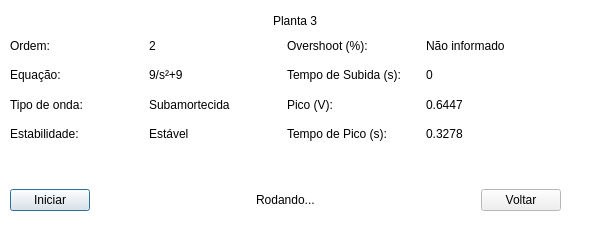
<?xml version="1.0" encoding="UTF-8"?>
<ui version="4.0">
 <class>page3</class>
 <widget class="QDialog" name="page3">
  <property name="geometry">
   <rect>
    <x>0</x>
    <y>0</y>
    <width>590</width>
    <height>247</height>
   </rect>
  </property>
  <property name="palette">
   <palette>
    <active>
     <colorrole role="Base">
      <brush brushstyle="SolidPattern">
       <color alpha="255">
        <red>255</red>
        <green>255</green>
        <blue>255</blue>
       </color>
      </brush>
     </colorrole>
     <colorrole role="Window">
      <brush brushstyle="SolidPattern">
       <color alpha="255">
        <red>255</red>
        <green>255</green>
        <blue>255</blue>
       </color>
      </brush>
     </colorrole>
    </active>
    <inactive>
     <colorrole role="Base">
      <brush brushstyle="SolidPattern">
       <color alpha="255">
        <red>255</red>
        <green>255</green>
        <blue>255</blue>
       </color>
      </brush>
     </colorrole>
     <colorrole role="Window">
      <brush brushstyle="SolidPattern">
       <color alpha="255">
        <red>255</red>
        <green>255</green>
        <blue>255</blue>
       </color>
      </brush>
     </colorrole>
    </inactive>
    <disabled>
     <colorrole role="Base">
      <brush brushstyle="SolidPattern">
       <color alpha="255">
        <red>255</red>
        <green>255</green>
        <blue>255</blue>
       </color>
      </brush>
     </colorrole>
     <colorrole role="Window">
      <brush brushstyle="SolidPattern">
       <color alpha="255">
        <red>255</red>
        <green>255</green>
        <blue>255</blue>
       </color>
      </brush>
     </colorrole>
    </disabled>
   </palette>
  </property>
  <property name="windowTitle">
   <string>Dialog</string>
  </property>
  <widget class="QWidget" name="gridLayoutWidget">
   <property name="geometry">
    <rect>
     <x>10</x>
     <y>34</y>
     <width>548</width>
     <height>111</height>
    </rect>
   </property>
   <layout class="QGridLayout" name="gridLayout">
    <item row="0" column="1">
     <layout class="QVBoxLayout" name="verticalLayout_2">
      <item>
       <widget class="QLabel" name="label_16">
        <property name="text">
         <string>2</string>
        </property>
       </widget>
      </item>
      <item>
       <widget class="QLabel" name="label_18">
        <property name="text">
         <string>9/s²+9</string>
        </property>
       </widget>
      </item>
      <item>
       <widget class="QLabel" name="label_17">
        <property name="text">
         <string>Subamortecida</string>
        </property>
       </widget>
      </item>
      <item>
       <widget class="QLabel" name="label_19">
        <property name="text">
         <string>Estável</string>
        </property>
       </widget>
      </item>
     </layout>
    </item>
    <item row="0" column="0">
     <layout class="QVBoxLayout" name="verticalLayout">
      <item>
       <widget class="QLabel" name="label_12">
        <property name="styleSheet">
         <string notr="true">font: 75 bold &quot;MS Shell Dlg 2&quot;;</string>
        </property>
        <property name="text">
         <string>Ordem: </string>
        </property>
       </widget>
      </item>
      <item>
       <widget class="QLabel" name="label_14">
        <property name="styleSheet">
         <string notr="true">font: 75 bold &quot;MS Shell Dlg 2&quot;;</string>
        </property>
        <property name="text">
         <string>Equação: </string>
        </property>
       </widget>
      </item>
      <item>
       <widget class="QLabel" name="label_13">
        <property name="styleSheet">
         <string notr="true">font: 75 bold &quot;MS Shell Dlg 2&quot;;</string>
        </property>
        <property name="text">
         <string>Tipo de onda: </string>
        </property>
       </widget>
      </item>
      <item>
       <widget class="QLabel" name="label_15">
        <property name="styleSheet">
         <string notr="true">font: 75 bold &quot;MS Shell Dlg 2&quot;;</string>
        </property>
        <property name="text">
         <string>Estabilidade:</string>
        </property>
       </widget>
      </item>
     </layout>
    </item>
    <item row="0" column="2">
     <layout class="QVBoxLayout" name="verticalLayout_3">
      <item>
       <widget class="QLabel" name="label_21">
        <property name="styleSheet">
         <string notr="true">font: 75 bold &quot;MS Shell Dlg 2&quot;;</string>
        </property>
        <property name="text">
         <string>Overshoot (%):</string>
        </property>
       </widget>
      </item>
      <item>
       <widget class="QLabel" name="label_22">
        <property name="styleSheet">
         <string notr="true">font: 75 bold &quot;MS Shell Dlg 2&quot;;</string>
        </property>
        <property name="text">
         <string>Tempo de Subida (s):</string>
        </property>
       </widget>
      </item>
      <item>
       <widget class="QLabel" name="label_23">
        <property name="styleSheet">
         <string notr="true">font: 75 bold &quot;MS Shell Dlg 2&quot;;</string>
        </property>
        <property name="text">
         <string>Pico (V):</string>
        </property>
       </widget>
      </item>
      <item>
       <widget class="QLabel" name="label_20">
        <property name="styleSheet">
         <string notr="true">font: 75 bold &quot;MS Shell Dlg 2&quot;;</string>
        </property>
        <property name="text">
         <string>Tempo de Pico (s):</string>
        </property>
       </widget>
      </item>
     </layout>
    </item>
    <item row="0" column="3">
     <layout class="QVBoxLayout" name="verticalLayout_4">
      <item>
       <widget class="QLabel" name="label_29">
        <property name="text">
         <string>Não informado</string>
        </property>
       </widget>
      </item>
      <item>
       <widget class="QLabel" name="label_30">
        <property name="text">
         <string>0</string>
        </property>
       </widget>
      </item>
      <item>
       <widget class="QLabel" name="label_31">
        <property name="text">
         <string>0.6447</string>
        </property>
       </widget>
      </item>
      <item>
       <widget class="QLabel" name="label_32">
        <property name="text">
         <string>0.3278</string>
        </property>
       </widget>
      </item>
     </layout>
    </item>
   </layout>
  </widget>
  <widget class="QWidget" name="verticalLayoutWidget_5">
   <property name="geometry">
    <rect>
     <x>10</x>
     <y>10</y>
     <width>571</width>
     <height>21</height>
    </rect>
   </property>
   <layout class="QVBoxLayout" name="verticalLayout_5">
    <item alignment="Qt::AlignHCenter">
     <widget class="QLabel" name="label">
      <property name="styleSheet">
       <string notr="true">font: 75 bold 12pt &quot;MS Shell Dlg 2&quot;;</string>
      </property>
      <property name="text">
       <string>Planta 3</string>
      </property>
     </widget>
    </item>
   </layout>
  </widget>
  <widget class="QWidget" name="horizontalLayoutWidget">
   <property name="geometry">
    <rect>
     <x>10</x>
     <y>160</y>
     <width>551</width>
     <height>80</height>
    </rect>
   </property>
   <layout class="QHBoxLayout" name="horizontalLayout">
    <item>
     <widget class="QPushButton" name="play_pause_btn">
      <property name="text">
       <string>Iniciar</string>
      </property>
     </widget>
    </item>
    <item>
     <spacer name="horizontalSpacer">
      <property name="orientation">
       <enum>Qt::Horizontal</enum>
      </property>
      <property name="sizeHint" stdset="0">
       <size>
        <width>40</width>
        <height>20</height>
       </size>
      </property>
     </spacer>
    </item>
    <item>
     <widget class="QLabel" name="run_btn">
      <property name="text">
       <string>Rodando...</string>
      </property>
     </widget>
    </item>
    <item>
     <spacer name="horizontalSpacer_2">
      <property name="orientation">
       <enum>Qt::Horizontal</enum>
      </property>
      <property name="sizeHint" stdset="0">
       <size>
        <width>40</width>
        <height>20</height>
       </size>
      </property>
     </spacer>
    </item>
    <item>
     <widget class="QPushButton" name="back_3">
      <property name="text">
       <string>Voltar</string>
      </property>
     </widget>
    </item>
   </layout>
  </widget>
 </widget>
 <resources/>
 <connections/>
</ui>
